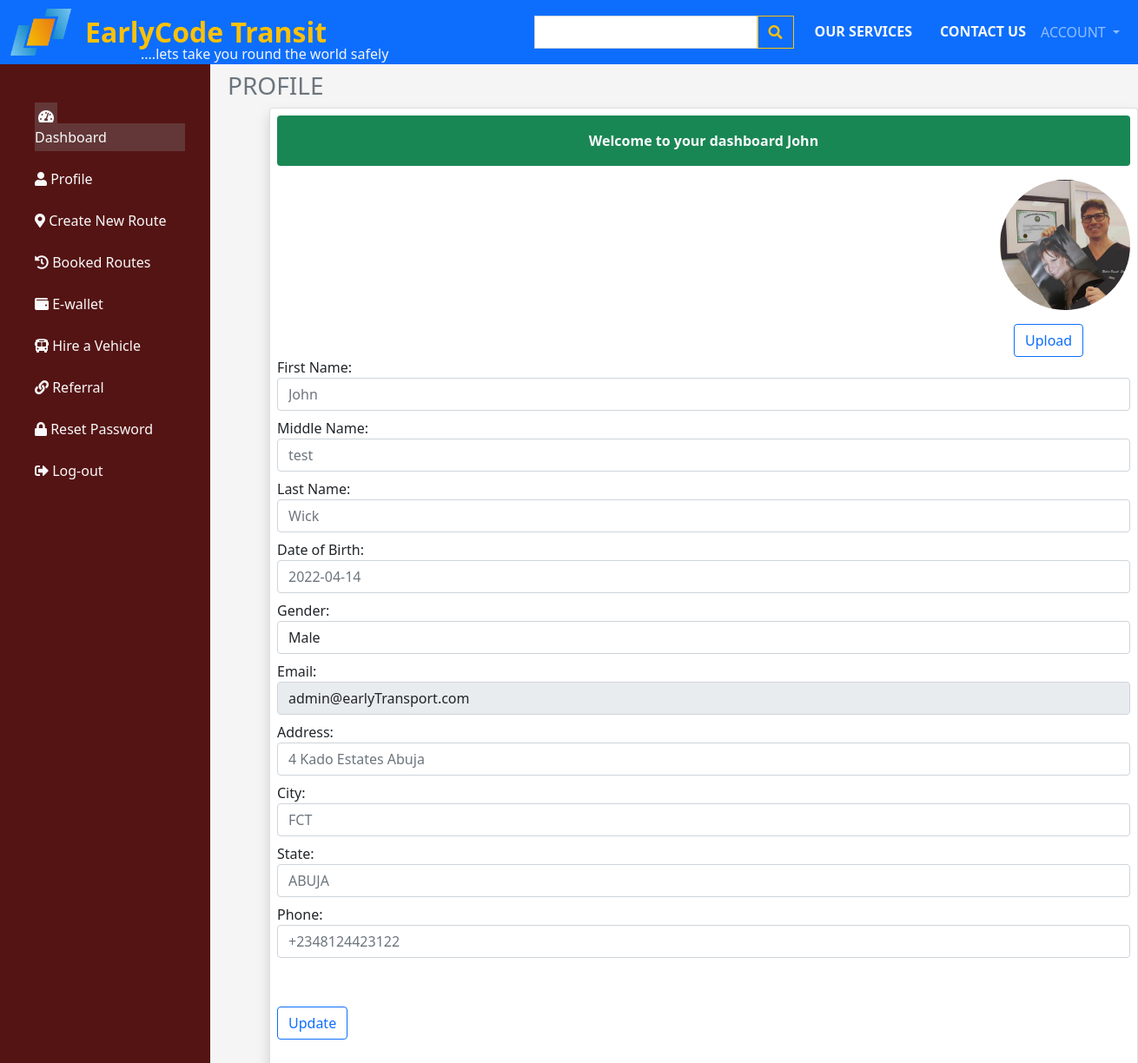
/portal/profile.php (signed in), run on the app's committed database.
### tables this page shows
CREATE TABLE `users` (
  `id` int(11) NOT NULL,
  `first_name` varchar(100) NOT NULL,
  `middle_name` varchar(100) NOT NULL,
  `last_name` varchar(100) NOT NULL,
  `gender` varchar(10) NOT NULL,
  `dob` varchar(15) NOT NULL,
  `email` varchar(300) NOT NULL,
  `user_password` varchar(300) NOT NULL,
  `user_address` varchar(300) NOT NULL,
  `city` varchar(30) NOT NULL,
  `user_state` varchar(30) NOT NULL,
  `zip_code` varchar(10) NOT NULL,
  `phone` varchar(20) NOT NULL,
  `prof_pic` varchar(50) NOT NULL,
  `user_role` varchar(15) NOT NULL,
  `password_trial` int(5) NOT NULL,
  `user_status` varchar(15) NOT NULL,
  `password_reset` varchar(30) NOT NULL,
  `date_created` date NOT NULL
);

### portal/profile.php (the view, shortened to what this page needs)
<?php
    require_once '../assets/config/db-connect.php';
    require_once '../assets/includes/sessions.php';
    require_once '../assets/includes/portal_header.php';
    $id =  $_SESSION['id'];
?>
<?php
    $sql = "SELECT * FROM users WHERE id = '$id'";
    $query = mysqli_query($connection,$sql);
    $row = mysqli_fetch_assoc($query);
?>
<div>
                <h5 class="mt-2 fs-3 fw-b text-secondary">PROFILE</h5>
                <div class="card ms-5 p-2 shadow" style=" width: 1000px;">
                <?php
                  echo successMessage();
                ?>
                <div class="d-flex justify-content-end">
                  <label for="image">
                      <img src="../assets/img/profile_pic/<?php
                         $img = $row['prof_pic'];
                         if (!empty($img)) {
                           echo "$img?".mt_rand();
                         }else{
                           echo 'user.png';
                         }
                      ?>" alt="" style="height: 150px; width: 150px; border-radius: 50%;">
                      <form action="../assets/config/update_control.php" method="post" class="ms-3" enctype="multipart/form-data">
                    </label>
                        <button type="submit" name="updatePicture" class="btn btn-outline-primary mt-3">Upload</button>
                </div>
                    <div class="row">
                      <form action="../assets/config/update_control.php" method="post">
                        <div class="col-md-12 mb-2">
                          <label>First Name:</label>
                          <input type="text" name="fname" placeholder="<?php echo $row['first_name']; ?>"  class="form-control">
                        </div>
                        <div class="col-md-12 mb-2">
                          <label>Middle Name:</label>
                          <input type="text" name="mname" placeholder="<?php echo $row['middle_name']; ?>"  class="form-control">
                        </div>
                        <div class="col-md-12 mb-2">
                          <label>Last Name:</label>
                          <input type="text" name="lname" placeholder="<?php echo $row['last_name']; ?>"  class="form-control">
                        </div>
                        <div class="col-md-12 mb-2">
                          <label>Date of Birth:</label>
                          <input type="text" onfocus="this.type = 'date'" name="dob" placeholder="<?php echo $row['dob']; ?>"  class="form-control">
                        </div>
                        <div class="col-md-12 mb-2">
                          <label>Gender:</label>
                          <select name="gender" id="" class="form-control">
                            <option selected disabled> <?php echo $row['gender']; ?></option>
                          </select>
                        </div>
                        <div class="col-md-12 mb-2">
                          <label>Email:</label>
                          <input type="text" value="<?php echo $row['email']; ?>"  class="form-control" readonly>
                        </div>
                        <div class="col-md-12 mb-2">
                          <label>Address:</label>
                          <input type="text" name="address" placeholder="<?php echo $row['user_address']; ?>"  class="form-control">
                        </div>
                        <div class="col-md-12 mb-2">
                          <label>City:</label>
                          <input type="text" name="city" placeholder="<?php echo $row['city']; ?>"  class="form-control">
                        </div>
                        <div class="col-md-12 mb-2">
                          <label>State:</label>
                          <input type="text" name="state" placeholder="<?php echo $row['user_state']; ?>"  class="form-control">
                        </div>
                        <div class="col-md-12 mb-2">
                          <label>Phone:</label>
                          <input type="text" name="phone" placeholder="<?php echo $row['phone']; ?>"  class="form-control">
                        </div>
                        <button type="submit" name="updateProfile" class=" my-5 btn btn-outline-primary">Update</button>
                      </form>
                    </div>
                </div>
</section>
</body>
</html>

### assets/includes/portal_header.php (shortened to what this page needs)
<!DOCTYPE html>
<html lang="en">
<head>
    <link rel="stylesheet" href="../assets/css/bootstrap.min.css">
    <link rel="stylesheet" href="../assets/fonts/css/all.css">
    <link rel="stylesheet" href="../assets/css/bootstrap.min.css">
</head>
<body>
    <section>
        <nav class="navbar navbar-expand-lg navbar-dark bg-primary">
            <div class="container-fluid">
                <img src="../assets/img/earlycode_logo.jpg" width="70px" alt="">
              <a class="navbar-brand fs-2 ms-3 fw-bold text-warning" href="#">EarlyCode Transit</a>
              <span class="span-text" style="position: absolute; top: 0; margin-left: 150px; margin-top: 50px; color: whitesmoke;">....lets take you round the world safely</span>
              <div class="collapse navbar-collapse justify-content-end" id="navbarNavDropdown">
                <form action="dashboard" method="post">
                  <div class="d-flex">
                    <input type="text" name="search" class="form-control rounded-0">
                    <button name="searchBtn" class="btn btn-outline-warning rounded-0">
                        <i class="fas fa-search"></i>
                    </button>
                  </div>
                </form>
                <ul class="navbar-nav">
                  <li class="nav-item">
                    <a class="nav-link fw-bold ms-3  text-light" href="#">OUR SERVICES</a>
                  </li>
                  <li class="nav-item">
                    <a class="nav-link fw-bold ms-3 text-light" href="#">CONTACT US</a>
                  </li>
                  <li class="nav-item dropdown">
                    <a class="nav-link dropdown-toggle btn btn-oultine-light " href="#" id="navbarDropdownMenuLink" role="button" data-bs-toggle="dropdown" aria-expanded="false">
                     ACCOUNT
                    </a>
                  </li>
                </ul>
              </div>
            </div>
          </nav>
    </section>
    <section class="section" style="background-color: whitesmoke;">
    <div style="display: flex; gap: 20px;">
            <div style="background-color: rgb(85, 20, 20);">
                    <div class="ps-2 pe-3 pt-5">
                      <ul style="list-style: none;">
                        <li  style="margin-left: 0;">
                        <a href="dashboard" class="card-link text-light text-decoration-none" style=" padding-top: 5px; padding-bottom: 5px; padding-right: 90px; margin-left: 0; background-color: rgb(99, 55, 55);"><i class="fas fa-tachometer-alt me-1 ps-1"></i> Dashboard</a></li>
                        <li class="mt-4"><a href="profile" class="card-link text-light text-decoration-none"><i class="fas fa-user"></i> Profile</a></li>
                        <?php if($_SESSION['role'] == 'admin') {?>
                          <li class="mt-4"><a href="route" class="card-link text-light text-decoration-none"><i class="fas fa-map-marker-alt"></i> Create New Route</a></li>
                          <?php } ?>
                        <li class="mt-4"><a href="booked-routes" class="card-link text-light text-decoration-none"><i class="fas fa-history"></i> Booked Routes</a></li>
                        <li class="mt-4"><a href="#" class="card-link text-light text-decoration-none"><i class="fas fa-wallet"> </i>  E-wallet</a></li>
                        <li class="mt-4"><a href="route" class="card-link text-light text-decoration-none"><i class="fas fa-bus-alt"></i> Hire a Vehicle</a></li>
                        <li class="mt-4"><a href="#" class="card-link text-light text-decoration-none"><i class="fas fa-link"></i> Referral</a></li>
                        <li class="mt-4"><a href="#" class="card-link text-light text-decoration-none"><i class="fas fa-lock"></i> Reset Password</a></li>
                        <li class="mt-4"><a href="#" class="card-link text-light text-decoration-none"><i class="fas fa-sign-out-alt"></i> Log-out</a></li>
                      </ul>
                    </div>
              </div>

### assets/includes/sessions.php (shortened to what this page needs)
<?php
    function successMessage(){
        if (isset($_SESSION['successmessage'])) {
            $message = "<div class=\"alert text-center text-light fw-bold bg-success\" role=\"alert\">";
            $message .= htmlentities($_SESSION['successmessage']);
            $message .= "</div>";
            return $message;
         }
    }

### data on the page
users: prof_pic (picture), fname "John", mname "test", lname "Wick", dob "2022-04-14", gender "Male", email "admin@earlyTransport.com", address "4 Kado Estates Abuja", city "FCT", state "ABUJA", phone "+2348124423122"

### other printed values
successMessage() "Welcome to your dashboard John"
